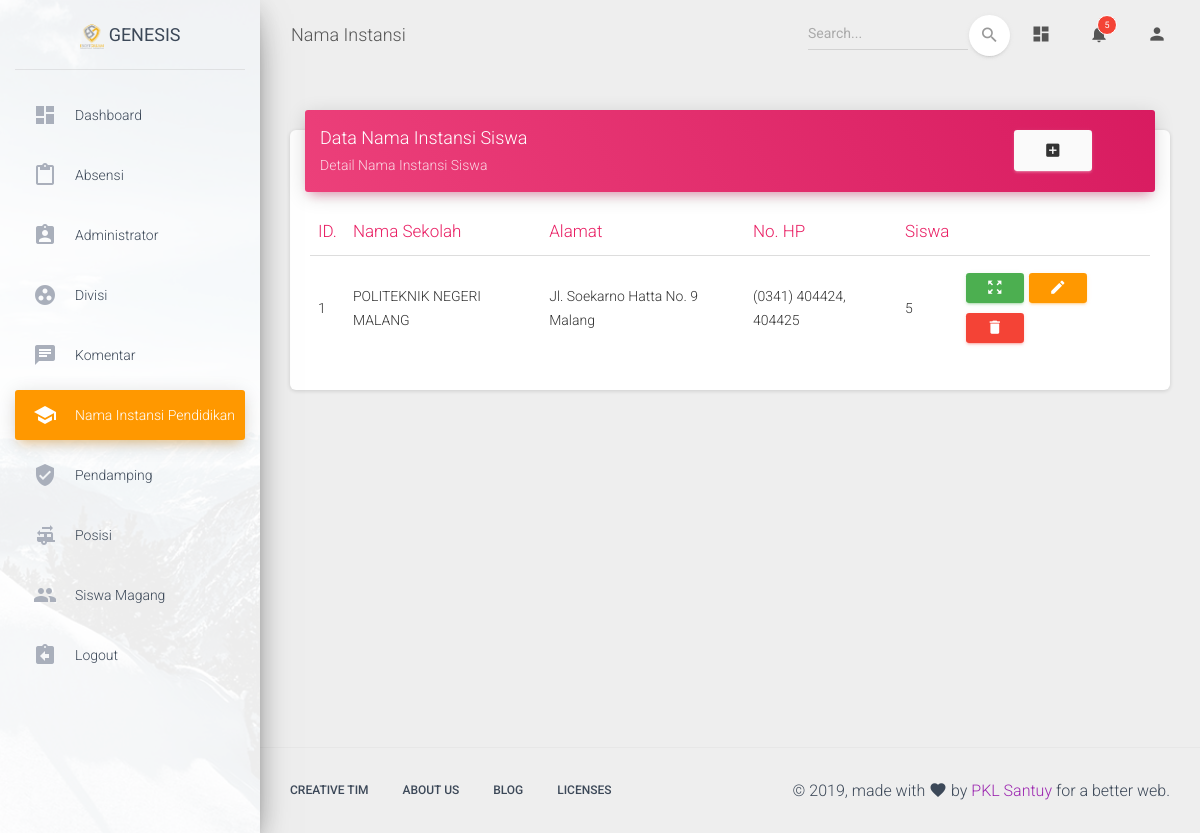
The app's page /index.php/Admin/NamaInstansi with its own data.
### tables this page shows
CREATE TABLE `nama_instansi` (
  `id_instansi` int(11) NOT NULL,
  `nama_instansi` varchar(55) NOT NULL,
  `alamat` varchar(100) NOT NULL,
  `no_hp` varchar(45) NOT NULL,
  `gambar` varchar(100) NOT NULL,
  `fk_id_siswa` int(11) NOT NULL
);

### application/controllers/Admin/NamaInstansi.php (called while the page is built, shortened)
<?php
class NamaInstansi extends CI_Controller {
	public function __construct()
	{
		$this->load->library('form_validation');
		$this->load->model('NamaInstansiModel');
	}
	public function index()
	{
		$data['data'] = $this->NamaInstansiModel->get();
		$this->load->view('admin/nama_instansi/template/header');
		$this->load->view('admin/nama_instansi/index',$data);
		$this->load->view('admin/nama_instansi/template/footer');
	}
}

### index.php (called while the page is built, shortened)
<?php
require_once BASEPATH.'core/CodeIgniter.php';

### application/models/NamaInstansiModel.php (called while the page is built, shortened)
<?php
class NamaInstansiModel extends CI_Model {
	public function get()
	{
		$this->db->select("nama_instansi.*");
		$this->db->order_by('id_instansi','desc');
		return $this->db->get('nama_instansi')->result();
	}
}

### application/views/admin/nama_instansi/index.php (the view)
<?php $c_name = "NamaInstansi" ?>
      <div class="content">
        <div class="container-fluid">
          <div class="row">
          <div class="col-md-12">
              <div class="card">
                <div class="card-header card-header-rose">
                  <div class="row">
                    <div class="col-md-10">
                  <h4 class="card-title ">Data Nama Instansi Siswa</h4>
                  <p class="card-category">Detail Nama Instansi Siswa</p>
                  </div>
                  <div class="col-xs-2">
                    <a href="<?= base_url('index.php/Admin/NamaInstansi/insert') ?>" rel="tooltip" title="Tambah Data" class="btn btn-secondary">
                      <i class="material-icons">add_box</i>
                    </a>
                  </div>
                </div>
              </div>
                <div class="card-body">
                  <div class="table-responsive">
                    <table class="table">
                    <thead class=" text-rose">
                      <th>ID.</th>
                      <th>Nama Sekolah</th>
                      <th>Alamat</th>
                      <th>No. HP</th>
                      <th>Siswa</th>
                      <th></th>
                    </thead>
                    <tbody>
                      <?php foreach ($data as $key => $value): ?>
                        <tr>
                          <td><?php echo ++$key; ?></td>
                          <td><?php echo $value->nama_instansi ?></td>
                          <td><?php echo $value->alamat ?></td>
                          <td><?php echo $value->no_hp ?></td>
                          <td><?php echo $value->fk_id_siswa ?></td>
                          <td>
                            <a class="btn btn-sm btn-success" href="#" rel="tooltip" title="Detail"><i class="material-icons">zoom_out_map</i></a>
                            <a class="btn btn-sm btn-warning" href="<?php echo site_url("Admin/".$c_name."/update/".$value->id_instansi) ?>"  rel="tooltip" title="Edit"><i class="material-icons">edit</i></a>
                            <a href="<?php echo site_url("Admin/".$c_name."/delete/".$value->id_instansi) ?>" onclick="return confirm('Apakah anda yakin?')" class="btn btn-sm btn-danger"  rel="tooltip" title="Hapus"><i class="material-icons">delete</i></a>
                          </td>
                        </tr>
                        <?php endforeach ?>
                    </tbody>
                  </table>
                  </div>
                </div>
              </div>
            </div>
          </div>
        </div>
      </div>

### records on screen
nama_instansi: nama_instansi "POLITEKNIK NEGERI MALANG", alamat "Jl. Soekarno Hatta No. 9 Malang", no_hp "(0341) 404424, 404425", fk_id_siswa "5"
